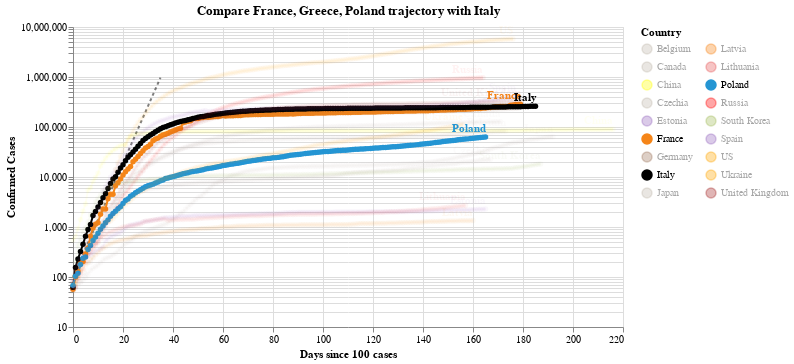

The notebook cell saved with this chart:
### Code cell
#hide_input
chart2 = make_since_chart(dff2, ['France', 'Greece', 'Poland'], baseline_countries)
chart2

### Figure 1 — Vega-Lite specification as saved in the notebook (floating-point values rounded to 4 significant figures; data arrays with more than 128 entries replaced by an {"elided": "..."} marker saying what was removed)
{"config": {"view": {"continuousWidth": 400, "continuousHeight": 300}}, "layer": [{"data": {"name": "data-628230001892d6798b50651be41d1b3e"}, "mark": {"type": "line", "color": "black", "opacity": 0.5, "strokeDash": [3, 3]}, "encoding": {"x": {"type": "quantitative", "field": "Days since 100 cases"}, "y": {"type": "quantitative", "field": "Confirmed Cases"}}}, {"data": {"name": "data-caba91127ed4a460819ec3f83c6cc939"}, "mark": {"type": "line", "point": true}, "encoding": {"color": {"type": "nominal", "field": "Country", "legend": {"columns": 2}, "scale": {"domain": ["Belgium", "Canada", "China", "Czechia", "Estonia", "France", "Germany", "Italy", "Japan", "Latvia", "Lithuania", "Poland", "Russia", "South Korea", "Spain", "US", "Ukraine", "United Kingdom"], "range": ["#C1B7AD", "#C1B7AD", "yellow", "#C1B7AD", "#9467bd", "#F58518", "#9D755D", "black", "#C1B7AD", "#F58518", "#E45756", "#2495D3", "red", "#A1BA59", "#9467bd", "orange", "orange", "brown"]}}, "opacity": {"condition": {"value": 1, "selection": "selector005"}, "value": 0.05}, "tooltip": [{"type": "nominal", "field": "Country"}, {"type": "temporal", "field": "Date"}, {"type": "quantitative", "field": "Confirmed Cases"}, {"type": "quantitative", "field": "Days since 100 cases"}], "x": {"type": "quantitative", "field": "Days since 100 cases"}, "y": {"type": "quantitative", "field": "Confirmed Cases", "scale": {"type": "log"}}}, "selection": {"selector005": {"type": "multi", "fields": ["Country"], "bind": "legend", "init": [{"Country": "France"}, {"Country": "Greece"}, {"Country": "Poland"}, {"Country": "Italy"}]}}, "width": 550}, {"data": {"name": "data-caba91127ed4a460819ec3f83c6cc939"}, "mark": {"type": "text", "align": "right", "dy": -8, "fontWeight": "bold"}, "encoding": {"color": {"type": "nominal", "field": "Country", "legend": {"columns": 2}, "scale": {"domain": ["Belgium", "Canada", "China", "Czechia", "Estonia", "France", "Germany", "Italy", "Japan", "Latvia", "Lithuania", "Poland", "Russia", "South Korea", "Spain", "US", "Ukraine", "United Kingdom"], "range": ["#C1B7AD", "#C1B7AD", "yellow", "#C1B7AD", "#9467bd", "#F58518", "#9D755D", "black", "#C1B7AD", "#F58518", "#E45756", "#2495D3", "red", "#A1BA59", "#9467bd", "orange", "orange", "brown"]}}, "opacity": {"condition": {"value": 1, "selection": "selector005"}, "value": 0.05}, "text": {"type": "nominal", "field": "Country"}, "tooltip": [{"type": "nominal", "field": "Country"}, {"type": "temporal", "field": "Date"}, {"type": "quantitative", "field": "Confirmed Cases"}, {"type": "quantitative", "field": "Days since 100 cases"}], "x": {"type": "quantitative", "field": "Days since 100 cases"}, "y": {"type": "quantitative", "field": "Confirmed Cases", "scale": {"type": "log"}}}, "transform": [{"filter": "(datum['Date'] >= 1598313600000)"}], "width": 550}], "title": "Compare France, Greece, Poland trajectory with Italy", "$schema": "https://vega.github.io/schema/vega-lite/v4.0.2.json", "datasets": {"data-628230001892d6798b50651be41d1b3e": [{"Days since 100 cases": 0, "Confirmed Cases": 100.0}, {"Days since 100 cases": 1, "Confirmed Cases": 130.0}, {"Days since 100 cases": 2, "Confirmed Cases": 169.0}, {"Days since 100 cases": 3, "Confirmed Cases": 219.7}, {"Days since 100 cases": 4, "Confirmed Cases": 285.6}, {"Days since 100 cases": 5, "Confirmed Cases": 371.3}, {"Days since 100 cases": 6, "Confirmed Cases": 482.7}, {"Days since 100 cases": 7, "Confirmed Cases": 627.5}, {"Days since 100 cases": 8, "Confirmed Cases": 815.7}, {"Days since 100 cases": 9, "Confirmed Cases": 1060.0}, {"Days since 100 cases": 10, "Confirmed Cases": 1379.0}, {"Days since 100 cases": 11, "Confirmed Cases": 1792.0}, {"Days since 100 cases": 12, "Confirmed Cases": 2330.0}, {"Days since 100 cases": 13, "Confirmed Cases": 3029.0}, {"Days since 100 cases": 14, "Confirmed Cases": 3937.0}, {"Days since 100 cases": 15, "Confirmed Cases": 5119.0}, {"Days since 100 cases": 16, "Confirmed Cases": 6654.0}, {"Days since 100 cases": 17, "Confirmed Cases": 8650.0}, {"Days since 100 cases": 18, "Confirmed Cases": 11250.0}, {"Days since 100 cases": 19, "Confirmed Cases": 14620.0}, {"Days since 100 cases": 20, "Confirmed Cases": 19000.0}, {"Days since 100 cases": 21, "Confirmed Cases": 24710.0}, {"Days since 100 cases": 22, "Confirmed Cases": 32120.0}, {"Days since 100 cases": 23, "Confirmed Cases": 41750.0}, {"Days since 100 cases": 24, "Confirmed Cases": 54280.0}, {"Days since 100 cases": 25, "Confirmed Cases": 70560.0}, {"Days since 100 cases": 26, "Confirmed Cases": 91730.0}, {"Days since 100 cases": 27, "Confirmed Cases": 119300.0}, {"Days since 100 cases": 28, "Confirmed Cases": 155000.0}, {"Days since 100 cases": 29, "Confirmed Cases": 201500.0}, {"Days since 100 cases": 30, "Confirmed Cases": 262000.0}, {"Days since 100 cases": 31, "Confirmed Cases": 340600.0}, {"Days since 100 cases": 32, "Confirmed Cases": 442800.0}, {"Days since 100 cases": 33, "Confirmed Cases": 575600.0}, {"Days since 100 cases": 34, "Confirmed Cases": 748300.0}, {"Days since 100 cases": 35, "Confirmed Cases": 972800.0}], "data-caba91127ed4a460819ec3f83c6cc939": {"elided": "3165 records"}}}
